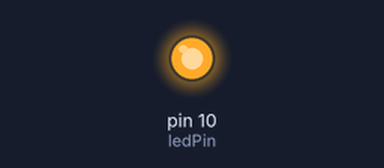
Recording of a sketch running on a simulated Arduino Uno, built with avr-gcc and run on an emulated ATmega328P. Shown: output pins drawn as LEDs (lit = HIGH). What the sketch prints to the serial monitor is not drawn.

Above: at 0.05 s.
Timing chart, 0 to 3.0 s (numbered marks = the images above):
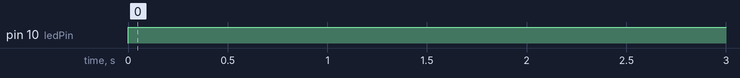

The sketch:

Zadatak13.ino
```cpp
int ledPin=10;
unsigned long snapshot;

void setup() {
   Serial.begin(9600);
   pinMode(ledPin,OUTPUT);
   take_snapshot();
}

void loop() {
  if(can_transit())
{
  Serial.println("Pali");
  digitalWrite(ledPin,HIGH);
}
else
{
  Serial.println("Gasi");
  digitalWrite(ledPin,LOW);
   take_snapshot();
}


}

void take_snapshot()
{
  snapshot=millis();
}

bool can_transit()
 {
  if((millis()-snapshot)<=2000)
  {
    return true;
  }
  else
  {
    return false;
  }
 }
```

Measured:
- by itself, pin 10 (ledPin): LOW → HIGH at 0.00 s
